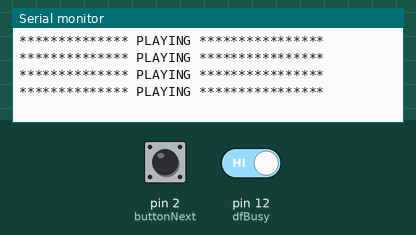
Simulated run of this sketch. Board: Arduino Uno, built with avr-gcc and run on an emulated ATmega328P. Parts: the last lines printed to the serial monitor. The inputs (shaded band) are chosen by the test bench; at power-on: pin 12 (dfBusy) HIGH, pin 2 (buttonNext) HIGH. The audio player accepts every command and is not drawn.

Above: at 3.1 s.
3.2 s: pin 12 (dfBusy) driven LOW
At 3.64 s:
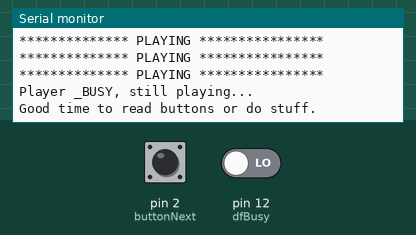
5.0 s: pin 2 (buttonNext) pulled LOW for 0.4 s
8.4 s: pin 2 (buttonNext) pulled LOW for 0.4 s
11.8 s: pin 12 (dfBusy) driven HIGH
At 12.27 s:
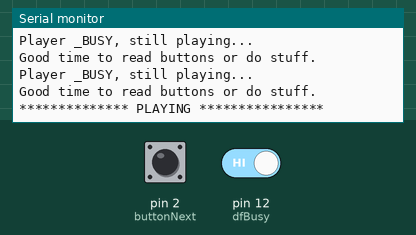
14.8 s: pin 12 (dfBusy) driven LOW
At 15.13 s:
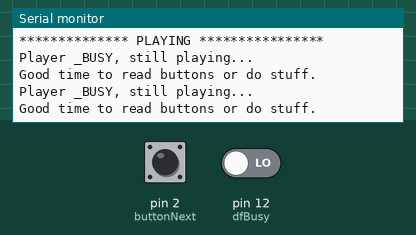
17.8 s: pin 12 (dfBusy) driven HIGH
At 18.58 s:
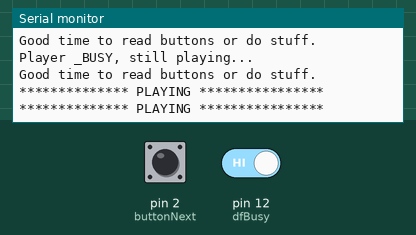

The sketch:

MP3_bdoc_04_dfplayer-full-test.ino
```cpp
/***************************************************
  04_mp3_dfplayer-full-test
  By tweeks-pub1@theweeks.org

  Based on open source library:
    DFPlayer - A Mini MP3 Player For Arduino
    <https://www.dfrobot.com/index.php?route=product/product&product_id=1121>
    <Angelo.qiao@dfrobot.com>
 ***************************************************

Test code for controlling the DFPlayer Mini MP3 player over 3.3v serial
lines.

WARNING: Must use voltage dropping 1k resistors on software serial TX/RX lines
to the DFPlayer.
*/

  // Hardware wiring of DFPlay
  //
  // DFPlay mini  --Vcc(1)--RX(2)--TX(3)--DACR(4)--GND(7)  +(6) -(8)  ...  _BUSY
  //                 |       |      |       |       |      |    |           |
  //     Arduino    5v      11*    10*     A0      GND     |    |          12*
  //                                                       \Spkr/
  //                              * requires 1k resisitor
  //


#include "Arduino.h"
#include <SoftwareSerial.h>
#include <DFRobotDFPlayerMini.h>


/////////// HARDWARE SETTINGS/HOOKUPS ////////

//DFPlayer mp3 player
const int ardRX=10;       // The arduino software Receive line goes to DFPlayer TX(3)
const int ardTX=11;       // The arduino software Transmit line (goes to DFPlayer RX)
const int dfBusy=12;      // Coming from DFPlayer pin 16.. is active low (HIGH = not playing a sound)
int sndFile=1;            // Sound file pointer.
int fileCount=12;         // Either set the max # of files here, or load it from myDFPlayer.readFileCounts()
                          // NOTE: readFileCounts() also sees deleted files. May need to reformat to load new sounds.
int setVol=15;            //Set volume value (0~30)

//Optional Stuff
const int buttonNext = 2;


// Software Serial Pins To DFPlayer
SoftwareSerial mySoftwareSerial(10,11); // RX, TX

DFRobotDFPlayerMini myDFPlayer;
void printDetail(uint8_t type, int value);


/////////////////////////////////////////////////////////////////////
/////////////////////// LARGE SETUP BLOLCK //////////////////////////
/////////////////////////////////////////////////////////////////////
void setup(){
  // non MP3 stuff
  pinMode(buttonNext, INPUT);

  //  Set up DFPlay mini
  delay(250);
  pinMode(ardRX, INPUT);
  pinMode(ardTX, OUTPUT);
  pinMode(dfBusy, INPUT);
  delay(100);
  mySoftwareSerial.begin(9600);
  delay(100);
  Serial.begin(9600);
  Serial.println(F("DFRobot DFPlayer Setup"));
  Serial.println(F("Initializing DFPlayer ... (May take 3~5 seconds)"));

  // Check for DFPlay initialization via softserial
  if (!myDFPlayer.begin(mySoftwareSerial)) {    //Use softwareSerial to communicate with mp3.
    // if it did not work
    delay(20);
    Serial.println(F("Unable to begin:"));
    Serial.println(F("1.Please recheck the connection!"));
    Serial.println(F("2.Please insert the SD card!"));
    // T-SHOOTING
    Serial.print("INFO: player state / file counts: ");
    Serial.print(myDFPlayer.readState()); //read mp3 state
    Serial.print(" / ");
    Serial.println(myDFPlayer.readFileCounts()); //read all file counts in SD card
    while(true);      // Hang forever if error
  }

  // if serial setup worked
  Serial.println(F("DFPlayer Mini online."));
  // configure settings
  delay(1000);
  myDFPlayer.setTimeOut(5000); //Set serial communictaion time out 500ms
  myDFPlayer.volume(setVol);  //Set volume value (0~30).
  myDFPlayer.EQ(DFPLAYER_EQ_NORMAL);
  myDFPlayer.outputDevice(DFPLAYER_DEVICE_SD);

///// Print Status:
  Serial.print("SETUP-INFO: player state= ");
  Serial.print(myDFPlayer.readState());         //read mp3 state
  Serial.print(" / volume setting(0-30)= ");
  Serial.print(myDFPlayer.readVolume());        //read current volume
  Serial.print(" / EQ setting= ");
  Serial.print(myDFPlayer.readEQ());          //read EQ setting
  Serial.print(" / fileCount= ");
  Serial.println(myDFPlayer.readFileCounts());  //read all file counts in SD card

}


// ***********************************************************
// *********************** MAIN LOOP *************************
// ***********************************************************
void loop()
{

  ////// If at the last sound file, then loop back to the top (1)
  if (sndFile == (fileCount+1) ) {
    sndFile = 1;
  }

  ////// Begin playing the next sound file...
  Serial.println("************** PLAYING ****************");
  myDFPlayer.play(sndFile);   //Play the next mp3
  delay(100);                 // wait to start


  ////// While DFPlayer _BUSY line is active(low), do whatever you want
  while(!digitalRead(dfBusy) == true ){
     Serial.println("Player _BUSY, still playing...");
    Serial.println("Good time to read buttons or do stuff.\n");
    if(digitalRead(buttonNext) == LOW){
      sndFile++;     // Incriment to the next sound file
      myDFPlayer.next();
      //Serial.println(myDFPlayer.readCurrentFileNumber()); //read current play file number
    }
    delay(150);
  }

  delay(200);
  sndFile++;     // Incriment to the next sound file

}

// *****************************************************************
// ******************* Useful T-shooting Output ********************
// **** just copy into play and uncomment **************************

    //Serial.print("_BUSY= ");
    //Serial.print(digitalRead(dfBusy)); //read mp3 state
    //Serial.print(" / file count= ");
    //Serial.print(fileCount); //read all file counts in SD
    //Serial.print(" / snd-file= ");
    //Serial.println(sndFile);

//*****************DFPlay Functions You Can Use *************************

////////----Set volume----
  //myDFPlayer.volume(10);  //Set volume value (0~30).
  //myDFPlayer.volumeUp(); //Volume Up
  //myDFPlayer.volumeDown(); //Volume Down

////////----Set different EQ----
//  myDFPlayer.EQ(DFPLAYER_EQ_NORMAL);
//  myDFPlayer.EQ(DFPLAYER_EQ_POP);
//  myDFPlayer.EQ(DFPLAYER_EQ_ROCK);
//  myDFPlayer.EQ(DFPLAYER_EQ_JAZZ);
//  myDFPlayer.EQ(DFPLAYER_EQ_CLASSIC);
//  myDFPlayer.EQ(DFPLAYER_EQ_BASS);

////////----Set device we use SD as default----
//  myDFPlayer.outputDevice(DFPLAYER_DEVICE_U_DISK);
//  myDFPlayer.outputDevice(DFPLAYER_DEVICE_SD);
//  myDFPlayer.outputDevice(DFPLAYER_DEVICE_AUX);
//  myDFPlayer.outputDevice(DFPLAYER_DEVICE_SLEEP);
//  myDFPlayer.outputDevice(DFPLAYER_DEVICE_FLASH);

////////----Mp3 control----
//  myDFPlayer.sleep();     //sleep
//  myDFPlayer.reset();     //Reset the module
//  myDFPlayer.enableDAC();  //Enable On-chip DAC
//  myDFPlayer.disableDAC();  //Disable On-chip DAC
//  myDFPlayer.outputSetting(true, 15); //output setting, enable the output and set the gain to 15

////////----Mp3 play----
//  myDFPlayer.next();  //Play next mp3
//  myDFPlayer.previous();  //Play previous mp3
//  myDFPlayer.play(1);  //Play the first mp3
//  myDFPlayer.loop(1);  //Loop the first mp3
//  myDFPlayer.pause();  //pause the mp3
//  myDFPlayer.start();  //start the mp3 from the pause
//  myDFPlayer.playFolder(15, 4);  //play specific mp3 in SD:/15/004.mp3; Folder Name(1~99); File Name(1~255)
//  myDFPlayer.enableLoopAll(); //loop all mp3 files.
//  myDFPlayer.disableLoopAll(); //stop loop all mp3 files.
//  myDFPlayer.playMp3Folder(4); //play specific mp3 in SD:/MP3/0004.mp3; File Name(0~65535)
//  myDFPlayer.advertise(3); //advertise specific mp3 in SD:/ADVERT/0003.mp3; File Name(0~65535)
//  myDFPlayer.stopAdvertise(); //stop advertise
//  myDFPlayer.playLargeFolder(2, 999); //play specific mp3 in SD:/02/004.mp3; Folder Name(1~10); File Name(1~1000)
//  myDFPlayer.loopFolder(5); //loop all mp3 files in folder SD:/05.
//  myDFPlayer.randomAll(); //Random play all the mp3.
//  myDFPlayer.enableLoop(); //enable loop.
//  myDFPlayer.disableLoop(); //disable loop.

//////----Read information----
//  Serial.println(myDFPlayer.readState()); //read mp3 state
//  Serial.println(myDFPlayer.readVolume()); //read current volume
//  Serial.println(myDFPlayer.readEQ()); //read EQ setting
//  Serial.println(myDFPlayer.readFileCounts()); //read all file counts in SD card
//  Serial.println(myDFPlayer.readCurrentFileNumber()); //read current play file number
//  Serial.println(myDFPlayer.readFileCountsInFolder("MP3")); //read fill counts in folder SD:/03


///////////////////////////////////////////////////////////
///////////////////// printDetail() ///////////////////////
///////////////////////////////////////////////////////////
void printDetail(uint8_t type, int value){

  switch (type) {
    case TimeOut:
      Serial.println(F("Time Out!"));
      break;
    case WrongStack:
      Serial.println(F("Stack Wrong!"));
      break;
    case DFPlayerCardInserted:
      Serial.println(F("Card Inserted!"));
      break;
    case DFPlayerCardRemoved:
      Serial.println(F("Card Removed!"));
      break;
    case DFPlayerCardOnline:
      Serial.println(F("Card Online!"));
      break;
    case DFPlayerPlayFinished:
      Serial.print(F("Number:"));
      Serial.print(value);
      Serial.println(F(" Play Finished!"));
      break;
    case DFPlayerError:
      Serial.print(F("DFPlayerError:"));
      switch (value) {
        case Busy:
          Serial.println(F("Card not found"));
          break;
        case Sleeping:
          Serial.println(F("Sleeping"));
          break;
        case SerialWrongStack:
          Serial.println(F("Get Wrong Stack"));
          break;
        case CheckSumNotMatch:
          Serial.println(F("Check Sum Not Match"));
          break;
        case FileIndexOut:
          Serial.println(F("File Index Out of Bound"));
          break;
        case FileMismatch:
          Serial.println(F("Cannot Find File"));
          break;
        case Advertise:
          Serial.println(F("In Advertise"));
          break;
        default:
          break;
      }
      break;
    default:
      break;
  }
}
```

Measured:
- after the input at 3.2 s, the serial monitor: prints a new line after 0.29 s (image 1)
- after the input at 11.8 s, the serial monitor: prints a new line after 0.24 s (image 2)
- after the input at 14.8 s, the serial monitor: prints a new line at once (image 3)
- after the input at 17.8 s, the serial monitor: prints a new line after 0.23 s (image 4)
